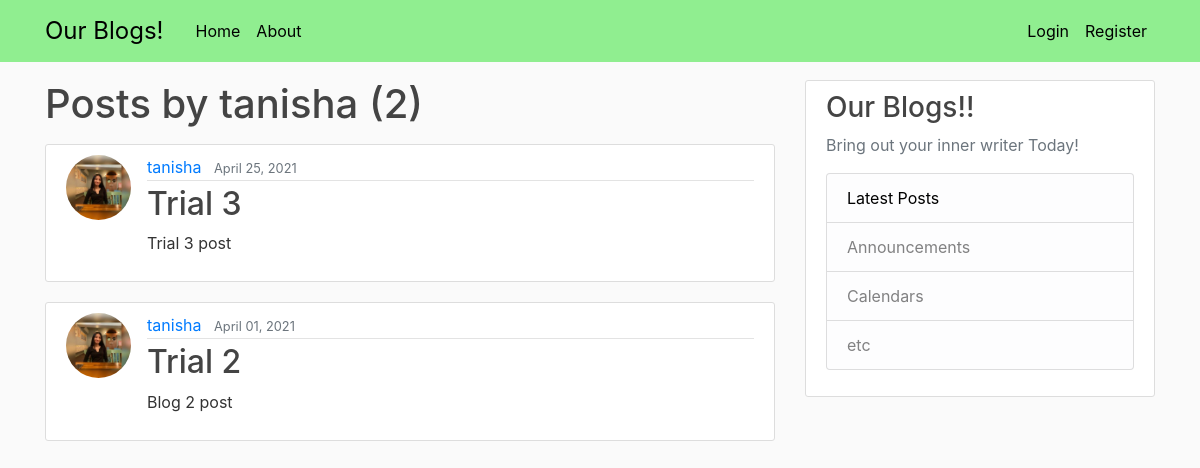
Page /user/tanisha on the committed database.
### blog/models.py (models this page shows, shortened)
class Post (models.Model):
    author = models.ForeignKey (User, on_delete=models.CASCADE)
    title = models.CharField(max_length=200)
    content = models.TextField()
    date_posted = models.DateTimeField(default=timezone.now)

### users/models.py (models this page shows, shortened)
class Profile(models.Model):
    user = models.OneToOneField (User,on_delete=models.CASCADE)
    image = models.ImageField(default='default.jpg',upload_to='profile_pics')

### blog/views.py (the view)
# urls.py: path('user/<str:username>', UserPostListView.as_view(), name='user-posts'),
class UserPostListView(ListView):
    model = Post
    template_name = 'blog/user_posts.html'
    context_object_name = 'posts'
    paginate_by = 4
    def get_queryset(self):
        user = get_object_or_404(User, username=self.kwargs.get('username'))
        return Post.objects.filter(author=user).order_by('-date_posted')

### blog/templates/blog/user_posts.html (shortened to what this page needs)
{% extends "blog/base.html" %}
{% block content %}
    <h1 class="mb-3">Posts by {{ view.kwargs.username }} ({{ page_obj.paginator.count }})</h1>
    {% for post in posts %}
        <article class="media content-section">
          <img class="rounded-circle article-img" src="{{ post.author.profile.image.url }}">
          <div class="media-body">
            <div class="article-metadata">
              <a class="mr-2" href="{% url 'user-posts' post.author.username %}">{{ post.author }}</a>
              <small class="text-muted">{{ post.date_posted|date:"F d, Y" }}</small>
            </div>
            <h2><a class="article-title" href="{% url 'post-detail' post.id %}">{{ post.title }}</a></h2>
            <p class="article-content">{{ post.content }}</p>
          </div>
        </article>
    {% endfor %}
{% endblock content %}

### blog/static/blog/main.css (style rules this page uses)
body { background: #fafafa; color: #333333; margin-top: 5rem; }
h1, h2, h3, h4, h5, h6 { color: #444444; }
.content-section { background: #ffffff; padding: 10px 20px; border: 1px solid #dddddd; border-radius: 3px; margin-bottom: 20px; }
.article-title { color: #444444; }
.article-content { white-space: pre-line; }
.article-img { height: 65px; width: 65px; margin-right: 16px; }
.article-metadata { padding-bottom: 1px; margin-bottom: 4px; border-bottom: 1px solid #e3e3e3 }

### rows in the picture
Post: author.profile.image (picture), author "tanisha", date_posted "April 25, 2021", title "Trial 3", content "Trial 3 post"
Post: author.profile.image (picture), author "tanisha", date_posted "April 01, 2021", title "Trial 2", content "Blog 2 post"

### other values in the picture
{{ view.kwargs.username }} "tanisha"
{{ page_obj.paginator.count }} "2"
